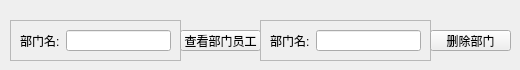
      <widget class="QWidget" name="page_5">
       <widget class="QFrame" name="frame_24">
        <property name="geometry">
         <rect>
          <x>10</x>
          <y>20</y>
          <width>171</width>
          <height>41</height>
         </rect>
        </property>
        <property name="frameShape">
         <enum>QFrame::StyledPanel</enum>
        </property>
        <property name="frameShadow">
         <enum>QFrame::Raised</enum>
        </property>
        <layout class="QHBoxLayout" name="horizontalLayout_19">
         <item>
          <widget class="QLabel" name="label_17">
           <property name="text">
            <string>部门名:</string>
           </property>
          </widget>
         </item>
         <item>
          <widget class="QLineEdit" name="search_dep_entry"/>
         </item>
        </layout>
       </widget>
       <widget class="QPushButton" name="pushButton_dep_dep">
        <property name="geometry">
         <rect>
          <x>180</x>
          <y>30</y>
          <width>81</width>
          <height>21</height>
         </rect>
        </property>
        <property name="text">
         <string>查看部门员工</string>
        </property>
       </widget>
       <widget class="QFrame" name="frame_26">
        <property name="geometry">
         <rect>
          <x>260</x>
          <y>20</y>
          <width>171</width>
          <height>41</height>
         </rect>
        </property>
        <property name="frameShape">
         <enum>QFrame::StyledPanel</enum>
        </property>
        <property name="frameShadow">
         <enum>QFrame::Raised</enum>
        </property>
        <layout class="QHBoxLayout" name="horizontalLayout_21">
         <item>
          <widget class="QLabel" name="label_19">
           <property name="text">
            <string>部门名:</string>
           </property>
          </widget>
         </item>
         <item>
          <widget class="QLineEdit" name="delete_dep_entry"/>
         </item>
        </layout>
       </widget>
       <widget class="QPushButton" name="pushButton_delete_dep">
        <property name="geometry">
         <rect>
          <x>430</x>
          <y>30</y>
          <width>81</width>
          <height>21</height>
         </rect>
        </property>
        <property name="text">
         <string>删除部门</string>
        </property>
       </widget>
      </widget>
